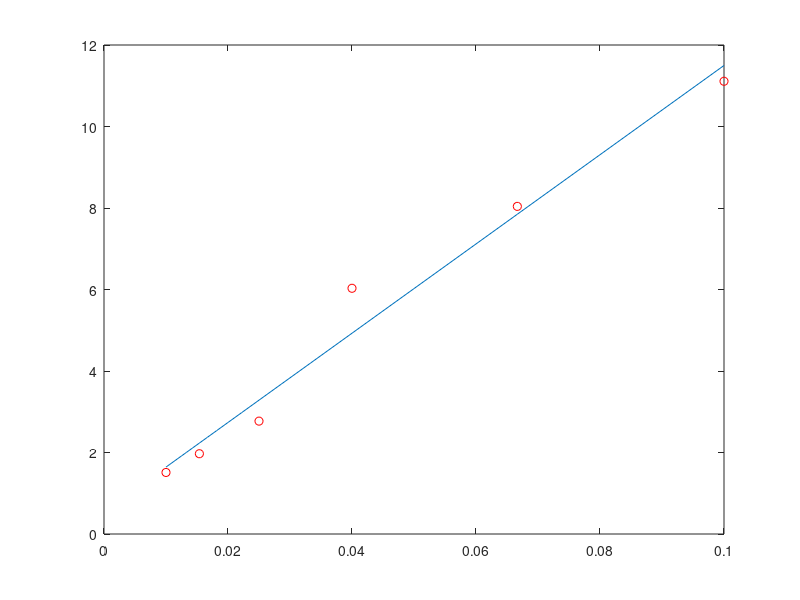

Reproduce this figure in MATLAB.
%Shay Sackett ENGR 156 Matlab
%Problem 13.9, resistance is futile

%Part A: 
clear, clc,clf
R = [10 15 25 40 65 100]; %resistance values
I = [11.11 8.04 6.03 2.77 1.97 1.51]; %Current values

plot(R,I,'o') %plot resistance vs current
title('Resistance vs. Current') %add title
xlabel('Resistance') %add x axis label
ylabel('Current') %add y axis label
grid on %turn grid on

%% Part B: 

%another plot

C = 1./R; %conductance

plot(C,I,'o') % plot 1/R vs I 
grid on %turn grid on
title('1/R vs I') %add title
xlabel('1/R') %add x axis label
ylabel('I') %add y axis label

%% Part C:

%use polyfit to calculate coefficents of line of regression

coefficients = polyfit(C,I,1)  %apply polyfit to find coefficients, slope of the line is the applied voltage

%v = coefficients(1); %find voltage 

%% Part D: 

%Use polyval to find current values base on resistors used

%current = polyval(polyfit(C,I,1), R)  % calculate current for each resistor value, polyfit give us our array of coefficents, R is the x axis

plot(1./[10:5:100],polyval(polyfit(C,I,1),1./[10:5:100]))
hold on 
plot(1./R,I,'or')

%% Part E: 

%find applied voltage using left division

applied_voltage = I\'R'  




